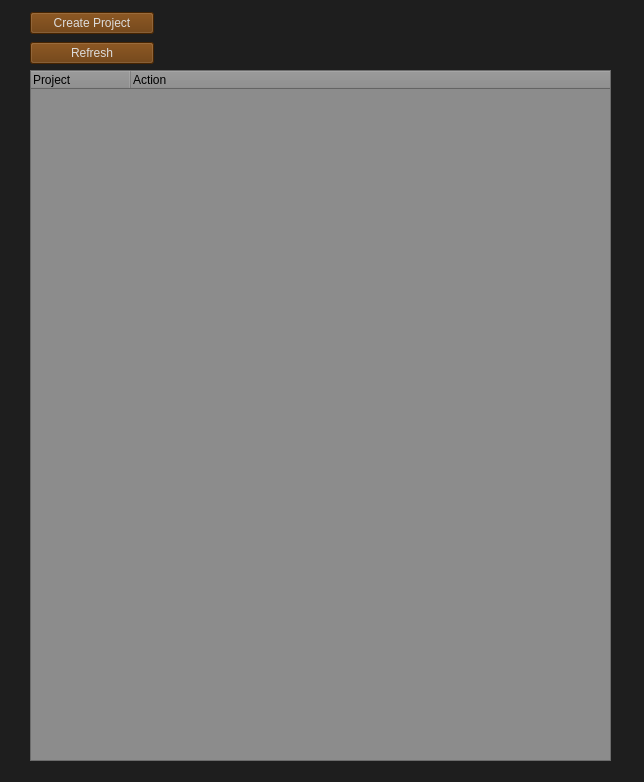
<?xml version="1.0" encoding="UTF-8"?>
<ui version="4.0">
 <class>MainWindow</class>
 <widget class="QMainWindow" name="MainWindow">
  <property name="geometry">
   <rect>
    <x>0</x>
    <y>0</y>
    <width>644</width>
    <height>782</height>
   </rect>
  </property>
  <property name="windowTitle">
   <string>MainWindow</string>
  </property>
  <property name="styleSheet">
   <string notr="true">color: rgb(220, 220, 220);
selection-background-color: rgb(30, 30, 30);
selection-color: rgb(30, 30, 30);
gridline-color: rgb(30, 30, 30);
border-color: rgb(30, 30, 30);
alternate-background-color: rgb(30, 30, 30);
background-color: rgb(30, 30, 30);</string>
  </property>
  <widget class="QWidget" name="centralwidget">
   <property name="enabled">
    <bool>true</bool>
   </property>
   <widget class="QTreeWidget" name="treeWidget">
    <property name="geometry">
     <rect>
      <x>30</x>
      <y>70</y>
      <width>581</width>
      <height>691</height>
     </rect>
    </property>
    <property name="styleSheet">
     <string notr="true">color: rgb(0, 0, 0);
background-color: rgb(140, 140, 140);</string>
    </property>
    <column>
     <property name="text">
      <string>Project</string>
     </property>
     <property name="background">
      <color>
       <red>255</red>
       <green>255</green>
       <blue>0</blue>
      </color>
     </property>
     <property name="foreground">
      <brush brushstyle="SolidPattern">
       <color alpha="255">
        <red>0</red>
        <green>0</green>
        <blue>0</blue>
       </color>
      </brush>
     </property>
    </column>
    <column>
     <property name="text">
      <string>Action</string>
     </property>
     <property name="foreground">
      <brush brushstyle="SolidPattern">
       <color alpha="255">
        <red>0</red>
        <green>0</green>
        <blue>0</blue>
       </color>
      </brush>
     </property>
    </column>
   </widget>
   <widget class="QWidget" name="horizontalLayoutWidget">
    <property name="geometry">
     <rect>
      <x>30</x>
      <y>10</y>
      <width>124</width>
      <height>56</height>
     </rect>
    </property>
    <layout class="QVBoxLayout" name="verticalLayout">
     <item>
      <widget class="QPushButton" name="btnCreateProject">
       <property name="styleSheet">
        <string notr="true">color: rgb(220, 220, 220);
background-color: rgb(100 ,50,0);</string>
       </property>
       <property name="text">
        <string>Create Project</string>
       </property>
       <property name="icon">
        <iconset>
         <normaloff>../Icon/create.png</normaloff>../Icon/create.png</iconset>
       </property>
      </widget>
     </item>
     <item>
      <widget class="QPushButton" name="btnRefresh">
       <property name="styleSheet">
        <string notr="true">color: rgb(220, 220, 220);
background-color: rgb(100 ,50,0);</string>
       </property>
       <property name="text">
        <string>Refresh</string>
       </property>
       <property name="icon">
        <iconset>
         <normaloff>../Icon/refresh.png</normaloff>../Icon/refresh.png</iconset>
       </property>
      </widget>
     </item>
    </layout>
   </widget>
  </widget>
  <widget class="QMenuBar" name="menubar">
   <property name="geometry">
    <rect>
     <x>0</x>
     <y>0</y>
     <width>644</width>
     <height>21</height>
    </rect>
   </property>
  </widget>
  <action name="actionExit">
   <property name="text">
    <string>Exit</string>
   </property>
  </action>
  <action name="actionLaunch_Maya_2018">
   <property name="text">
    <string>Launch Maya 2018</string>
   </property>
  </action>
  <action name="actionCreateProject">
   <property name="text">
    <string>CreateProject</string>
   </property>
  </action>
  <action name="actionRefresh">
   <property name="text">
    <string>Refresh</string>
   </property>
  </action>
 </widget>
 <resources/>
 <connections/>
</ui>
